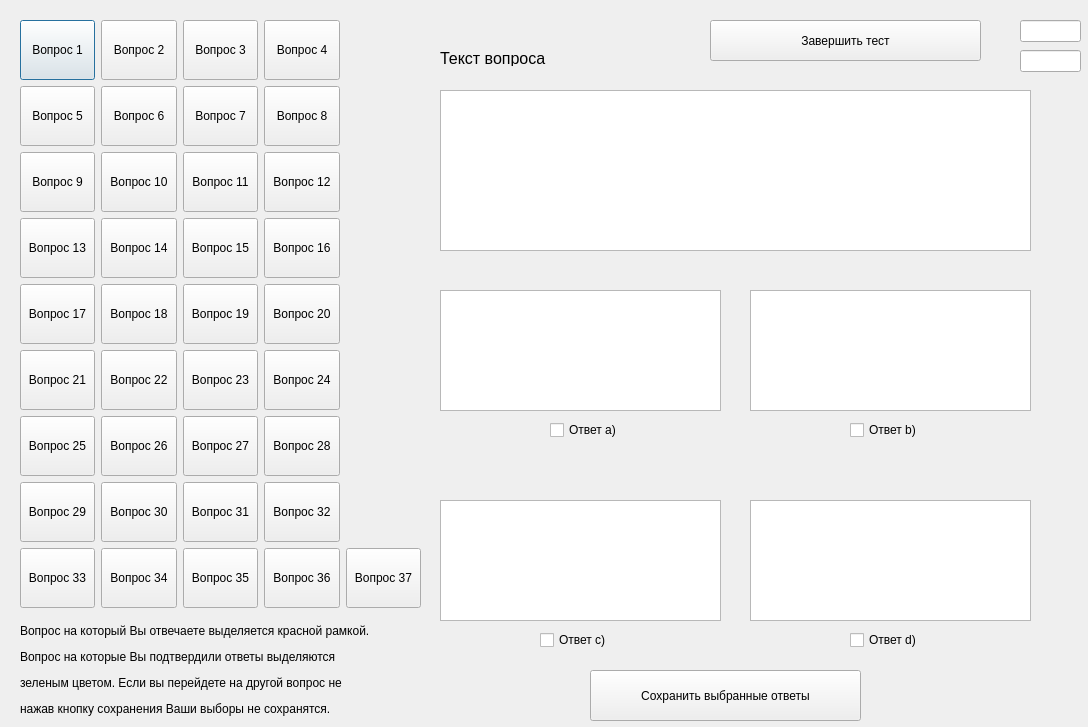
<?xml version="1.0" encoding="UTF-8"?>
<ui version="4.0">
 <class>Dialog</class>
 <widget class="QDialog" name="Dialog">
  <property name="geometry">
   <rect>
    <x>0</x>
    <y>0</y>
    <width>1088</width>
    <height>727</height>
   </rect>
  </property>
  <property name="windowTitle">
   <string>Dialog</string>
  </property>
  <property name="styleSheet">
   <string notr="true">QPushButton:focus {
      border: 2px solid red; /* Цвет рамки при нажатии */
}</string>
  </property>
  <widget class="QListWidget" name="list_answer_c">
   <property name="geometry">
    <rect>
     <x>440</x>
     <y>500</y>
     <width>281</width>
     <height>121</height>
    </rect>
   </property>
   <property name="horizontalScrollBarPolicy">
    <enum>Qt::ScrollBarPolicy::ScrollBarAlwaysOff</enum>
   </property>
   <property name="wordWrap">
    <bool>true</bool>
   </property>
  </widget>
  <widget class="QListWidget" name="list_answer_a">
   <property name="geometry">
    <rect>
     <x>440</x>
     <y>290</y>
     <width>281</width>
     <height>121</height>
    </rect>
   </property>
   <property name="horizontalScrollBarPolicy">
    <enum>Qt::ScrollBarPolicy::ScrollBarAlwaysOff</enum>
   </property>
   <property name="wordWrap">
    <bool>true</bool>
   </property>
  </widget>
  <widget class="QCheckBox" name="checkBox_answer_d">
   <property name="geometry">
    <rect>
     <x>850</x>
     <y>630</y>
     <width>79</width>
     <height>20</height>
    </rect>
   </property>
   <property name="text">
    <string>Ответ d)</string>
   </property>
  </widget>
  <widget class="QListWidget" name="list_quest_test">
   <property name="geometry">
    <rect>
     <x>440</x>
     <y>90</y>
     <width>591</width>
     <height>161</height>
    </rect>
   </property>
   <property name="horizontalScrollBarPolicy">
    <enum>Qt::ScrollBarPolicy::ScrollBarAlwaysOff</enum>
   </property>
   <property name="wordWrap">
    <bool>true</bool>
   </property>
  </widget>
  <widget class="QListWidget" name="list_answer_d">
   <property name="geometry">
    <rect>
     <x>750</x>
     <y>500</y>
     <width>281</width>
     <height>121</height>
    </rect>
   </property>
   <property name="horizontalScrollBarPolicy">
    <enum>Qt::ScrollBarPolicy::ScrollBarAlwaysOff</enum>
   </property>
   <property name="wordWrap">
    <bool>true</bool>
   </property>
  </widget>
  <widget class="QCheckBox" name="checkBox_answer_c">
   <property name="geometry">
    <rect>
     <x>540</x>
     <y>630</y>
     <width>79</width>
     <height>20</height>
    </rect>
   </property>
   <property name="text">
    <string>Ответ с)</string>
   </property>
  </widget>
  <widget class="QCheckBox" name="checkBox_answer_b">
   <property name="geometry">
    <rect>
     <x>850</x>
     <y>420</y>
     <width>79</width>
     <height>20</height>
    </rect>
   </property>
   <property name="text">
    <string>Ответ b)</string>
   </property>
  </widget>
  <widget class="QWidget" name="layoutWidget">
   <property name="geometry">
    <rect>
     <x>20</x>
     <y>20</y>
     <width>401</width>
     <height>590</height>
    </rect>
   </property>
   <layout class="QGridLayout" name="gridLayout">
    <item row="0" column="0">
     <widget class="QPushButton" name="btn_quest_1">
      <property name="minimumSize">
       <size>
        <width>60</width>
        <height>60</height>
       </size>
      </property>
      <property name="text">
       <string>Вопрос 1</string>
      </property>
     </widget>
    </item>
    <item row="0" column="1">
     <widget class="QPushButton" name="btn_quest_2">
      <property name="minimumSize">
       <size>
        <width>60</width>
        <height>60</height>
       </size>
      </property>
      <property name="text">
       <string>Вопрос 2</string>
      </property>
     </widget>
    </item>
    <item row="0" column="2">
     <widget class="QPushButton" name="btn_quest_3">
      <property name="minimumSize">
       <size>
        <width>60</width>
        <height>60</height>
       </size>
      </property>
      <property name="text">
       <string>Вопрос 3</string>
      </property>
     </widget>
    </item>
    <item row="0" column="3">
     <widget class="QPushButton" name="btn_quest_4">
      <property name="minimumSize">
       <size>
        <width>60</width>
        <height>60</height>
       </size>
      </property>
      <property name="text">
       <string>Вопрос 4</string>
      </property>
     </widget>
    </item>
    <item row="1" column="0">
     <widget class="QPushButton" name="btn_quest_5">
      <property name="minimumSize">
       <size>
        <width>60</width>
        <height>60</height>
       </size>
      </property>
      <property name="text">
       <string>Вопрос 5</string>
      </property>
     </widget>
    </item>
    <item row="1" column="1">
     <widget class="QPushButton" name="btn_quest_6">
      <property name="minimumSize">
       <size>
        <width>60</width>
        <height>60</height>
       </size>
      </property>
      <property name="text">
       <string>Вопрос 6</string>
      </property>
     </widget>
    </item>
    <item row="1" column="2">
     <widget class="QPushButton" name="btn_quest_7">
      <property name="minimumSize">
       <size>
        <width>60</width>
        <height>60</height>
       </size>
      </property>
      <property name="text">
       <string>Вопрос 7</string>
      </property>
     </widget>
    </item>
    <item row="1" column="3">
     <widget class="QPushButton" name="btn_quest_8">
      <property name="minimumSize">
       <size>
        <width>60</width>
        <height>60</height>
       </size>
      </property>
      <property name="text">
       <string>Вопрос 8</string>
      </property>
     </widget>
    </item>
    <item row="2" column="0">
     <widget class="QPushButton" name="btn_quest_9">
      <property name="minimumSize">
       <size>
        <width>60</width>
        <height>60</height>
       </size>
      </property>
      <property name="text">
       <string>Вопрос 9</string>
      </property>
     </widget>
    </item>
    <item row="2" column="1">
     <widget class="QPushButton" name="btn_quest_10">
      <property name="minimumSize">
       <size>
        <width>60</width>
        <height>60</height>
       </size>
      </property>
      <property name="text">
       <string>Вопрос 10</string>
      </property>
     </widget>
    </item>
    <item row="2" column="2">
     <widget class="QPushButton" name="btn_quest_11">
      <property name="minimumSize">
       <size>
        <width>60</width>
        <height>60</height>
       </size>
      </property>
      <property name="text">
       <string>Вопрос 11</string>
      </property>
     </widget>
    </item>
    <item row="2" column="3">
     <widget class="QPushButton" name="btn_quest_12">
      <property name="minimumSize">
       <size>
        <width>60</width>
        <height>60</height>
       </size>
      </property>
      <property name="text">
       <string>Вопрос 12</string>
      </property>
     </widget>
    </item>
    <item row="3" column="0">
     <widget class="QPushButton" name="btn_quest_13">
      <property name="minimumSize">
       <size>
        <width>60</width>
        <height>60</height>
       </size>
      </property>
      <property name="text">
       <string>Вопрос 13</string>
      </property>
     </widget>
    </item>
    <item row="3" column="1">
     <widget class="QPushButton" name="btn_quest_14">
      <property name="minimumSize">
       <size>
        <width>60</width>
        <height>60</height>
       </size>
      </property>
      <property name="text">
       <string>Вопрос 14</string>
      </property>
     </widget>
    </item>
    <item row="3" column="2">
     <widget class="QPushButton" name="btn_quest_15">
      <property name="minimumSize">
       <size>
        <width>60</width>
        <height>60</height>
       </size>
      </property>
      <property name="text">
       <string>Вопрос 15</string>
      </property>
     </widget>
    </item>
    <item row="3" column="3">
     <widget class="QPushButton" name="btn_quest_16">
      <property name="minimumSize">
       <size>
        <width>60</width>
        <height>60</height>
       </size>
      </property>
      <property name="text">
       <string>Вопрос 16</string>
      </property>
     </widget>
    </item>
    <item row="4" column="0">
     <widget class="QPushButton" name="btn_quest_17">
      <property name="minimumSize">
       <size>
        <width>60</width>
        <height>60</height>
       </size>
      </property>
      <property name="text">
       <string>Вопрос 17</string>
      </property>
     </widget>
    </item>
    <item row="4" column="1">
     <widget class="QPushButton" name="btn_quest_18">
      <property name="minimumSize">
       <size>
        <width>60</width>
        <height>60</height>
       </size>
      </property>
      <property name="text">
       <string>Вопрос 18</string>
      </property>
     </widget>
    </item>
    <item row="4" column="2">
     <widget class="QPushButton" name="btn_quest_19">
      <property name="minimumSize">
       <size>
        <width>60</width>
        <height>60</height>
       </size>
      </property>
      <property name="text">
       <string>Вопрос 19</string>
      </property>
     </widget>
    </item>
    <item row="4" column="3">
     <widget class="QPushButton" name="btn_quest_20">
      <property name="minimumSize">
       <size>
        <width>60</width>
        <height>60</height>
       </size>
      </property>
      <property name="text">
       <string>Вопрос 20</string>
      </property>
     </widget>
    </item>
    <item row="5" column="0">
     <widget class="QPushButton" name="btn_quest_21">
      <property name="minimumSize">
       <size>
        <width>60</width>
        <height>60</height>
       </size>
      </property>
      <property name="text">
       <string>Вопрос 21</string>
      </property>
     </widget>
    </item>
    <item row="5" column="1">
     <widget class="QPushButton" name="btn_quest_22">
      <property name="minimumSize">
       <size>
        <width>60</width>
        <height>60</height>
       </size>
      </property>
      <property name="text">
       <string>Вопрос 22</string>
      </property>
     </widget>
    </item>
    <item row="5" column="2">
     <widget class="QPushButton" name="btn_quest_23">
      <property name="minimumSize">
       <size>
        <width>60</width>
        <height>60</height>
       </size>
      </property>
      <property name="text">
       <string>Вопрос 23</string>
      </property>
     </widget>
    </item>
    <item row="5" column="3">
     <widget class="QPushButton" name="btn_quest_24">
      <property name="minimumSize">
       <size>
        <width>60</width>
        <height>60</height>
       </size>
      </property>
      <property name="text">
       <string>Вопрос 24</string>
      </property>
     </widget>
    </item>
    <item row="6" column="0">
     <widget class="QPushButton" name="btn_quest_25">
      <property name="minimumSize">
       <size>
        <width>60</width>
        <height>60</height>
       </size>
      </property>
      <property name="text">
       <string>Вопрос 25</string>
      </property>
     </widget>
    </item>
    <item row="6" column="1">
     <widget class="QPushButton" name="btn_quest_26">
      <property name="minimumSize">
       <size>
        <width>60</width>
        <height>60</height>
       </size>
      </property>
      <property name="text">
       <string>Вопрос 26</string>
      </property>
     </widget>
    </item>
    <item row="6" column="2">
     <widget class="QPushButton" name="btn_quest_27">
      <property name="minimumSize">
       <size>
        <width>60</width>
        <height>60</height>
       </size>
      </property>
      <property name="text">
       <string>Вопрос 27</string>
      </property>
     </widget>
    </item>
    <item row="6" column="3">
     <widget class="QPushButton" name="btn_quest_28">
      <property name="minimumSize">
       <size>
        <width>60</width>
        <height>60</height>
       </size>
      </property>
      <property name="text">
       <string>Вопрос 28</string>
      </property>
     </widget>
    </item>
    <item row="7" column="0">
     <widget class="QPushButton" name="btn_quest_29">
      <property name="minimumSize">
       <size>
        <width>60</width>
        <height>60</height>
       </size>
      </property>
      <property name="text">
       <string>Вопрос 29</string>
      </property>
     </widget>
    </item>
    <item row="7" column="1">
     <widget class="QPushButton" name="btn_quest_30">
      <property name="minimumSize">
       <size>
        <width>60</width>
        <height>60</height>
       </size>
      </property>
      <property name="text">
       <string>Вопрос 30</string>
      </property>
     </widget>
    </item>
    <item row="7" column="2">
     <widget class="QPushButton" name="btn_quest_31">
      <property name="minimumSize">
       <size>
        <width>60</width>
        <height>60</height>
       </size>
      </property>
      <property name="text">
       <string>Вопрос 31</string>
      </property>
     </widget>
    </item>
    <item row="7" column="3">
     <widget class="QPushButton" name="btn_quest_32">
      <property name="minimumSize">
       <size>
        <width>60</width>
        <height>60</height>
       </size>
      </property>
      <property name="text">
       <string>Вопрос 32</string>
      </property>
     </widget>
    </item>
    <item row="8" column="0">
     <widget class="QPushButton" name="btn_quest_33">
      <property name="minimumSize">
       <size>
        <width>60</width>
        <height>60</height>
       </size>
      </property>
      <property name="text">
       <string>Вопрос 33</string>
      </property>
     </widget>
    </item>
    <item row="8" column="1">
     <widget class="QPushButton" name="btn_quest_34">
      <property name="minimumSize">
       <size>
        <width>60</width>
        <height>60</height>
       </size>
      </property>
      <property name="text">
       <string>Вопрос 34</string>
      </property>
     </widget>
    </item>
    <item row="8" column="2">
     <widget class="QPushButton" name="btn_quest_35">
      <property name="minimumSize">
       <size>
        <width>60</width>
        <height>60</height>
       </size>
      </property>
      <property name="text">
       <string>Вопрос 35</string>
      </property>
     </widget>
    </item>
    <item row="8" column="3">
     <widget class="QPushButton" name="btn_quest_36">
      <property name="minimumSize">
       <size>
        <width>60</width>
        <height>60</height>
       </size>
      </property>
      <property name="text">
       <string>Вопрос 36</string>
      </property>
     </widget>
    </item>
    <item row="8" column="4">
     <widget class="QPushButton" name="btn_quest_37">
      <property name="minimumSize">
       <size>
        <width>60</width>
        <height>60</height>
       </size>
      </property>
      <property name="text">
       <string>Вопрос 37</string>
      </property>
     </widget>
    </item>
   </layout>
  </widget>
  <widget class="QCheckBox" name="checkBox_answer_a">
   <property name="geometry">
    <rect>
     <x>550</x>
     <y>420</y>
     <width>79</width>
     <height>20</height>
    </rect>
   </property>
   <property name="text">
    <string>Ответ а)</string>
   </property>
  </widget>
  <widget class="QListWidget" name="list_answer_b">
   <property name="geometry">
    <rect>
     <x>750</x>
     <y>290</y>
     <width>281</width>
     <height>121</height>
    </rect>
   </property>
   <property name="horizontalScrollBarPolicy">
    <enum>Qt::ScrollBarPolicy::ScrollBarAlwaysOff</enum>
   </property>
   <property name="wordWrap">
    <bool>true</bool>
   </property>
  </widget>
  <widget class="QPushButton" name="btn_accept_answer">
   <property name="geometry">
    <rect>
     <x>590</x>
     <y>670</y>
     <width>271</width>
     <height>51</height>
    </rect>
   </property>
   <property name="text">
    <string>Сохранить выбранные ответы</string>
   </property>
  </widget>
  <widget class="QLabel" name="label">
   <property name="geometry">
    <rect>
     <x>440</x>
     <y>50</y>
     <width>181</width>
     <height>16</height>
    </rect>
   </property>
   <property name="font">
    <font>
     <pointsize>12</pointsize>
    </font>
   </property>
   <property name="text">
    <string>Текст вопроса</string>
   </property>
  </widget>
  <widget class="QLabel" name="label_6">
   <property name="geometry">
    <rect>
     <x>20</x>
     <y>620</y>
     <width>381</width>
     <height>101</height>
    </rect>
   </property>
   <property name="text">
    <string>&lt;html&gt;
&lt;head/&gt;
&lt;body&gt;
    &lt;p align=&quot;justify&quot; style=&quot;line-height: 1.0;&quot;&gt;
        Вопрос на который Вы отвечаете выделяется красной рамкой.
    &lt;/p&gt;
    &lt;p align=&quot;justify&quot; style=&quot;line-height: 1.0;&quot;&gt;
        Вопрос на которые Вы подтвердили ответы выделяются
    &lt;/p&gt;
    &lt;p align=&quot;justify&quot; style=&quot;line-height: 1.0;&quot;&gt;
        зеленым цветом. Если вы перейдете на другой вопрос не
    &lt;/p&gt;
    &lt;p align=&quot;justify&quot; style=&quot;line-height: 1.0;&quot;&gt;
        нажав кнопку сохранения Ваши выборы не сохранятся.
    &lt;/p&gt;
&lt;/body&gt;
&lt;/html&gt;</string>
   </property>
  </widget>
  <widget class="QLineEdit" name="line_test">
   <property name="geometry">
    <rect>
     <x>1020</x>
     <y>20</y>
     <width>61</width>
     <height>22</height>
    </rect>
   </property>
  </widget>
  <widget class="QLineEdit" name="line_fio">
   <property name="geometry">
    <rect>
     <x>1020</x>
     <y>50</y>
     <width>61</width>
     <height>22</height>
    </rect>
   </property>
  </widget>
  <widget class="QPushButton" name="btn_end_test">
   <property name="geometry">
    <rect>
     <x>710</x>
     <y>20</y>
     <width>271</width>
     <height>41</height>
    </rect>
   </property>
   <property name="text">
    <string>Завершить тест</string>
   </property>
  </widget>
 </widget>
 <resources/>
 <connections/>
</ui>
